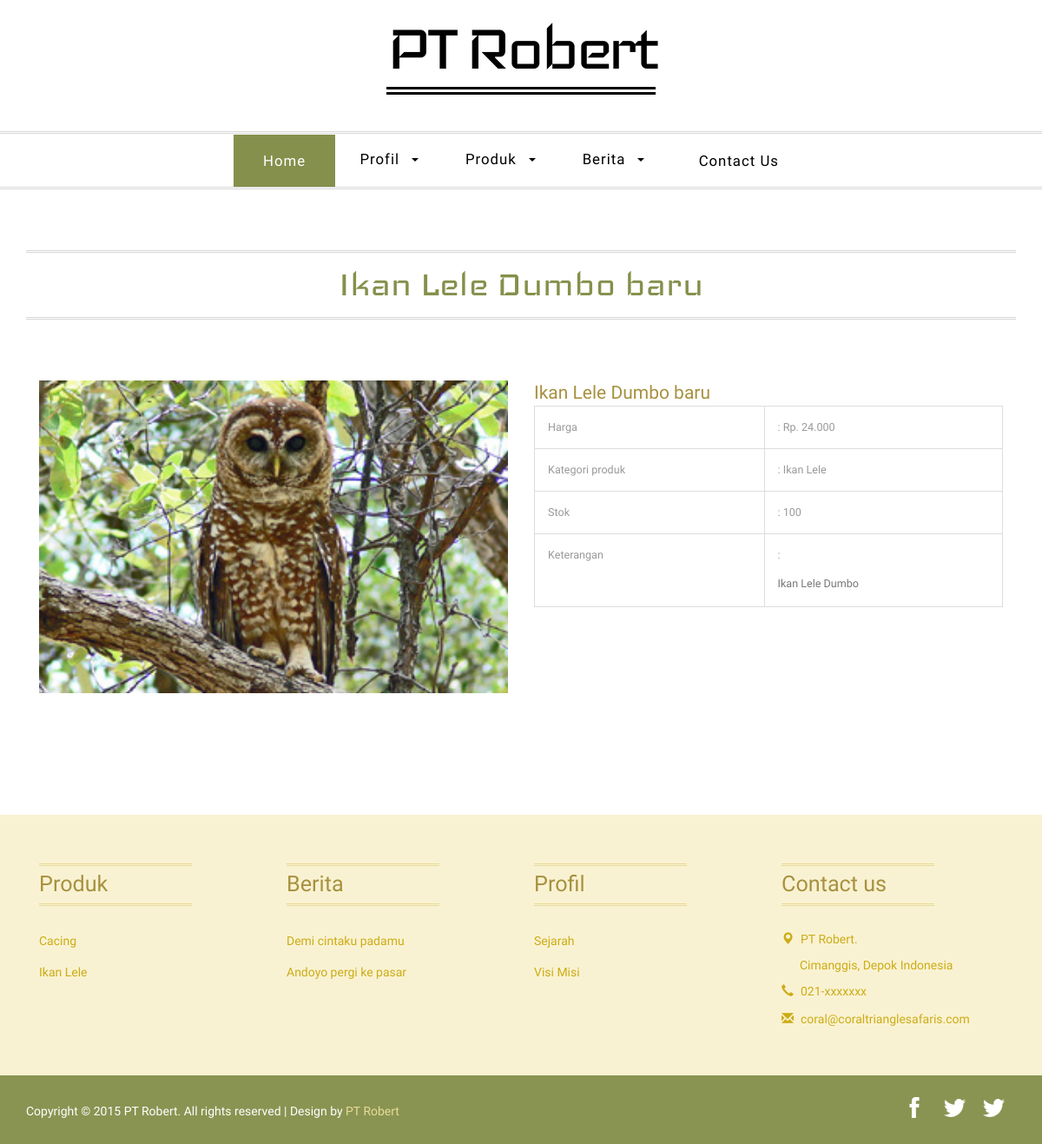
The app's page /produk/read/ikan-lele-dumbo-baru with its own data.
### tables this page shows
CREATE TABLE IF NOT EXISTS `konfigurasi` (
  `id_konfigurasi` int(11) NOT NULL AUTO_INCREMENT,
  `home_setting` varchar(20) NOT NULL,
  `namaweb` varchar(200) NOT NULL,
  `tagline` varchar(200) DEFAULT NULL,
  `tentang` varchar(500) DEFAULT NULL,
  `gambar` text,
  `video` varchar(50) DEFAULT NULL,
  `yacht` text NOT NULL,
  `website` varchar(255) DEFAULT NULL,
  `email` varchar(255) DEFAULT NULL,
  `alamat` varchar(400) DEFAULT NULL,
  `telepon` varchar(50) DEFAULT NULL,
  `hp` varchar(50) DEFAULT NULL,
  `fax` varchar(50) DEFAULT NULL,
  `logo` varchar(255) DEFAULT NULL,
  `icon` varchar(255) DEFAULT NULL,
  `keywords` varchar(400) DEFAULT NULL,
  `metatext` text,
  `facebook` varchar(255) DEFAULT NULL,
  `twitter` varchar(255) DEFAULT NULL,
  `instagram` varchar(255) DEFAULT NULL,
  `google_map` text,
  `judul_1` varchar(200) DEFAULT NULL,
  `pesan_1` varchar(200) DEFAULT NULL,
  `judul_2` varchar(200) DEFAULT NULL,
  `pesan_2` varchar(200) DEFAULT NULL,
  `judul_3` varchar(200) DEFAULT NULL,
  `pesan_3` varchar(200) DEFAULT NULL,
  `judul_4` varchar(200) DEFAULT NULL,
  `pesan_4` varchar(200) DEFAULT NULL,
  `judul_5` varchar(200) DEFAULT NULL,
  `pesan_5` varchar(200) NOT NULL,
  `judul_6` varchar(200) DEFAULT NULL,
  `pesan_6` varchar(200) NOT NULL,
  `id_user` int(11) NOT NULL,
  `tanggal` timestamp NOT NULL DEFAULT CURRENT_TIMESTAMP ON UPDATE CURRENT_TIMESTAMP,
  PRIMARY KEY (`id_konfigurasi`)
);

CREATE TABLE IF NOT EXISTS `produk` (
  `id_produk` int(11) NOT NULL AUTO_INCREMENT,
  `id_user` int(11) NOT NULL,
  `id_kategori_produk` int(11) NOT NULL,
  `slug_produk` varchar(255) NOT NULL,
  `nama_produk` varchar(255) NOT NULL,
  `keterangan` text NOT NULL,
  `harga` int(11) NOT NULL,
  `stok` int(11) NOT NULL,
  `satuan` varchar(20) NOT NULL,
  `status_produk` varchar(20) NOT NULL,
  `gambar` varchar(255) NOT NULL,
  `tanggal_post` datetime NOT NULL,
  `tanggal` timestamp NOT NULL DEFAULT CURRENT_TIMESTAMP ON UPDATE CURRENT_TIMESTAMP,
  PRIMARY KEY (`id_produk`)
);

CREATE TABLE IF NOT EXISTS `kategori_produk` (
  `id_kategori_produk` int(11) NOT NULL AUTO_INCREMENT,
  `slug_kategori_produk` varchar(255) NOT NULL,
  `nama_kategori_produk` varchar(255) NOT NULL,
  `keterangan` text,
  `urutan` int(11) DEFAULT NULL,
  PRIMARY KEY (`id_kategori_produk`)
);

CREATE TABLE IF NOT EXISTS `berita` (
  `id_berita` int(11) NOT NULL AUTO_INCREMENT,
  `id_user` int(11) NOT NULL,
  `id_kategori_berita` int(11) NOT NULL,
  `slug_berita` varchar(255) NOT NULL,
  `nama_berita` varchar(255) NOT NULL,
  `keterangan` text NOT NULL,
  `jenis_berita` varchar(20) NOT NULL,
  `status_berita` varchar(20) NOT NULL,
  `gambar` varchar(255) NOT NULL,
  `tanggal_post` datetime NOT NULL,
  `tanggal` timestamp NOT NULL DEFAULT CURRENT_TIMESTAMP ON UPDATE CURRENT_TIMESTAMP,
  PRIMARY KEY (`id_berita`)
);

### application/views/layout/wrapper.php (called while the page is built)
<?php
require_once('head.php');
require_once('header.php');
require_once('nav.php');
require_once('content.php');
require_once('footer.php');

### application/controllers/Produk.php (called while the page is built, shortened)
<?php
class Produk extends CI_Controller {
	public function __construct(){
		$this->load->model('konfigurasi_model');
		$this->load->model('produk_model');
		$this->load->model('kategori_produk_model');
	}
	public function read($slug_produk) {
		$produk	= $this->produk_model->home();
		$read	= $this->produk_model->read($slug_produk);
		$data	= array( 'title'	=> $read->nama_produk,
						 'keywords' => $read->nama_produk,
						 'produk'	=> $produk,
						 'read'		=> $read,
						 'isi'		=> 'produk/read');
		$this->load->view('layout/wrapper',$data);
	}
}

### index.php (called while the page is built, shortened)
<?php
require_once BASEPATH.'core/CodeIgniter.php';

### application/models/Konfigurasi_model.php (called while the page is built, shortened)
<?php
class Konfigurasi_model extends CI_Model {
	public function listing() {
		$this->db->select('*');
		$this->db->from('konfigurasi');
		$this->db->order_by('id_konfigurasi','DESC');
		$query = $this->db->get();
		return $query->row_array();
	}
}

### application/views/layout/content.php (called while the page is built)
<?php
if($isi)   {
	$this->load->view($isi);
}

### application/models/Produk_model.php (called while the page is built, shortened)
<?php
class Produk_model extends CI_Model {
	public function home() {
		$this->db->select('produk.*, kategori_produk.nama_kategori_produk, users.nama');
		$this->db->from('produk');
		$this->db->join('kategori_produk','kategori_produk.id_kategori_produk = produk.id_kategori_produk', 'LEFT');
		$this->db->join('users','users.id_user = produk.id_user','LEFT');
		$this->db->where('produk.status_produk','Publish');
		$this->db->order_by('id_produk','DESC');
		$this->db->limit(6);
		$query = $this->db->get();
		return $query->result();
	}
	public function read($slug_produk) {
		$this->db->select('produk.*, kategori_produk.nama_kategori_produk, users.nama');
		$this->db->from('produk');
		$this->db->join('kategori_produk','kategori_produk.id_kategori_produk = produk.id_kategori_produk', 'LEFT');
		$this->db->join('users','users.id_user = produk.id_user','LEFT');
		$this->db->where('produk.slug_produk',$slug_produk);
		$this->db->order_by('id_produk','DESC');
		$query = $this->db->get();
		return $query->row();
	}
}

### application/models/Site_model.php (called while the page is built, shortened)
<?php
class Site_model extends CI_Model {
	public function nav_produk() {
		$this->db->select('produk.*,kategori_produk.nama_kategori_produk,
						  kategori_produk.slug_kategori_produk');
		$this->db->from('produk');
		$this->db->join('kategori_produk','kategori_produk.id_kategori_produk = produk.id_kategori_produk');
		$this->db->group_by('produk.id_kategori_produk');
		$this->db->order_by('kategori_produk.nama_kategori_produk','ASC');
		$query = $this->db->get();
		return $query->result();
	}
	public function nav_berita() {
		$this->db->select('berita.*,kategori_berita.nama_kategori_berita,
						  kategori_berita.slug_kategori_berita');
		$this->db->from('berita');
		$this->db->join('kategori_berita','kategori_berita.id_kategori_berita = berita.id_kategori_berita');
		$this->db->group_by('berita.id_kategori_berita');
		$this->db->order_by('kategori_berita.nama_kategori_berita','ASC');
		$query = $this->db->get();
		return $query->result();
	}
	public function nav_profil() {
		$this->db->select('*');
		$this->db->from('berita');
		$this->db->where(array(	'jenis_berita'	=> 'Profil',
								'status_berita'	=> 'Publish'));
		$this->db->order_by('nama_berita');
		$query = $this->db->get();
		return $query->result();
	}
}

### application/views/produk/read.php (the view)
	<div class="about">
		<div class="container">
			<h3 class="title"><?php echo $title ?></h3>
			<div class="about-text">
				<div class="col-md-6 about-text-left">
					<img src="<?php echo base_url('assets/upload/image/'.$read->gambar) ?>" class="img-responsive" alt="<?php echo $title ?>"/>
				</div>
				<div class="col-md-6 about-text-right">
					<h4><?php echo $title ?></h4>
<table width="100%" border="0" cellspacing="0" cellpadding="0" class="table table-bordered">
  <tr>
    <td>Harga</td>
    <td>: Rp. <?php echo number_format($read->harga,'0',',','.') ?></td>
  </tr>
  <tr>
    <td>Kategori produk</td>
    <td>: <?php echo $read->nama_kategori_produk ?></td>
  </tr>
  <tr>
    <td>Stok</td>
    <td>: <?php echo $read->stok ?></td>
  </tr>
  <tr>
    <td>Keterangan</td>
    <td>: <?php echo $read->keterangan ?></td>
  </tr>
</table>
				</div>
				<div class="clearfix"> </div>
			</div>
		</div>
</div>

### application/views/layout/header.php
<?php
$site = $this->konfigurasi_model->listing();
?>
<div class="logo">
  <div class="container">
	  <div class="logo-info">
		  <a href="<?php echo base_url() ?>">
			  <h1><?php echo $site['namaweb'] ?></h1>
		  </a>
	  </div>
  </div>
</div>

### application/views/layout/footer.php (shortened to what this page needs)
<?php
$site = $this->konfigurasi_model->listing();
?>
<div class="footer">
<div class="container">
<div class="footer-grids">
	<div class="col-md-3 footer-grid">
		<h3 class="title">Produk</h3>
		<ul>
		<?php
		$footer_produk	= $this->site_model->nav_produk();
		foreach($footer_produk as $foprod) {
		?>
			<li><a href="<?php echo base_url('produk/kategori/'.$foprod->slug_kategori_produk) ?>"><?php echo $foprod->nama_kategori_produk ?></a></li>
		<?php } ?>
		</ul>
	</div>
	<div class="col-md-3 footer-grid">
		<h3 class="title">Berita</h3>
		 <ul>
         	<?php
			$footer_berita	= $this->site_model->nav_berita();
			foreach($footer_berita as $fober) {
			?>
			<li><a href="<?php echo base_url('berita/kategori/'.$fober->slug_berita) ?>"><?php echo $fober->nama_berita ?></a></li>
			<?php } ?>
		</ul>
	</div>
	<div class="col-md-3 footer-grid">
		<h3 class="title">Profil</h3>
		<ul>
        <?php
		$footer_profil	= $this->site_model->nav_profil();
		foreach($footer_profil as $foprof) {
		?>
			<li><a href="<?php echo base_url('berita/read/'.$foprof->slug_berita) ?>">
			<?php echo $foprof->nama_berita ?></a></li>
		<?php } ?>
		</ul>
	</div>
	<div class="col-md-3 footer-grid contact-grid">
			<h3 class="title">Contact us</h3>
			<ul>
				<li><span class="glyphicon glyphicon-map-marker" aria-hidden="true"></span><?php echo $site['namaweb']?>.</li>
				<li class="adrs"><?php echo nl2br ($site['alamat'])?></li>
				<li><span class="glyphicon glyphicon-earphone" aria-hidden="true"></span><?php echo $site['telepon']?></li>
				<li><span class="glyphicon glyphicon-envelope" aria-hidden="true"></span><a href="mailto:<?php echo $site['email']?>"><?php echo $site['email']?></a></li>
			</ul>
	</div>
	<div class="clearfix"> </div>
</div>
</div>
</div>
<div class="copy">
<div class="container">
<div class="copy-left">
	<p>Copyright © 2015 <?php echo $site['namaweb']?>. All rights reserved | Design by <a href="<?php echo $site['website']?>"><?php echo $site['namaweb']?></a></p>
</div>
<div class="social-icons">
	<ul>
		<li><a href="<?php echo $site['facebook']?>" class="fb"></a></li>
		<li><a href="<?php echo $site['twitter']?>"></a></li>
        <li><a href="<?php echo $site['instagram']?>" class="ig"></a></li>
	</ul>
</div>
<div class="clearfix"> </div>
</div>
</div>
</body>
</html>

### assets/front/css/style.css (style rules this page uses)
body { margin:0; font-family: 'Roboto-Regular'; }
body a { transition: 0.5s all ease; -webkit-transition: 0.5s all ease; -moz-transition: 0.5s all ease; -o-transition: 0.5s all ease; -ms-transition: 0.5s all ease; text-decoration:none; }
h1,h2,h3,h4,h5,h6 { margin:0; }
p { margin:0; }
ul,label { margin:0; padding:0; }
.logo { padding: 0.8em 0 3em; text-align: center; }
.logo a { display:inline-block; }
.logo a h1 { font-size: 6.5em; font-family: 'Iceland-Regular'; color: #000; letter-spacing: -5px; border-bottom: 9px double #000; line-height: 0.98em; }
.logo-info { position: relative; }
h3.title { font-size: 3.5em; color: #84904B; text-align: center; border-top: 3px double #D8D7D7; border-bottom: 3px double #D8D7D7; padding: 0.2em 0; font-family: 'Iceland-Regular'; }
.footer { padding: 4em 0 3em; background-color:#F9F2D2; }
.footer-grid h3.title { padding: 0.3em 0; text-align: left; width: 69%; border-color: #E8DA97; font-family: 'Roboto-Regular'; font-size: 1.8em; color: #A7913F; }
.footer-grid ul { margin: 0; padding: 2em 0 0; }
.footer-grid ul li { display: block; margin: 0 0 10px; color:#CCAC16; font-size: 1em; }
.footer-grid ul li a { font-size: 1em; color: #CCAC16; text-decoration: none; padding: 0.2em 0; display: inline-block; }
.contact-grid ul li span { width: 15px; height: 15px; margin-right: 0.5em; }
.footer-grid ul li.adrs { padding-left: 1.5em; }
.copy { text-align: center; background:#899452; padding:1.5em 0; }
.copy p { color: #fff; font-size: 1em; margin-top: 10px; }
.copy p a { color:#EADB97; }
.copy-left { float: left; }
.social-icons { float: right; }
.social-icons ul li { display: inline-block; margin-right: 10px; }
.social-icons ul li a.fb { background: url(../images/iconsprite.png)no-repeat 10px 3px; }
.social-icons ul li a { background: url(../images/iconsprite.png)no-repeat 3px -33px; display: block; width: 32px; height: 32px; transition: none; }
.about, .typo, .gallery,.services, .contact { padding: 5em 0; }
.about-text { padding: 5em 0; }
.about-text-left img { width: 100%; }
.about-text-right h4 { color: #A7913F; font-size: 1.5em; line-height: 1.4em; }
.about-text-right p { color: #777; font-size: 1em; line-height: 1.8em; margin-top: 1em; }
.table > thead > tr > th, .table > tbody > tr > th, .table > tfoot > tr > th, .table > thead > tr > td, .table > tbody > tr > td, .table > tfoot > tr > td { border-top: none !important; }
.table td, .table>tbody>tr>td, .table>tbody>tr>th, .table>tfoot>tr>td, .table>tfoot>tr>th, .table>thead>tr>td, .table>thead>tr>th { padding: 15px!important; }
.table > thead > tr > th, .table > tbody > tr > th, .table > tfoot > tr > th, .table > thead > tr > td, .table > tbody > tr > td, .table > tfoot > tr > td { font-size: 0.9em; color: #999; border-top: none !important; }

### records on screen
konfigurasi: namaweb "PT Robert", alamat "Cimanggis, Depok Indonesia", telepon "021-xxxxxxx", email "coral@coraltrianglesafaris.com"
produk: nama_produk "Ikan Lele Dumbo baru", gambar (picture), harga "24.000", id_kategori_produk.nama_kategori_produk "Ikan Lele", stok "100", keterangan "Ikan Lele Dumbo"
produk: id_kategori_produk.nama_kategori_produk "Cacing"
produk: id_kategori_produk.nama_kategori_produk "Ikan Lele"
berita: nama_berita "Demi cintaku padamu"
berita: nama_berita "Andoyo pergi ke pasar"
berita: nama_berita "Sejarah"
berita: nama_berita "Visi Misi"
